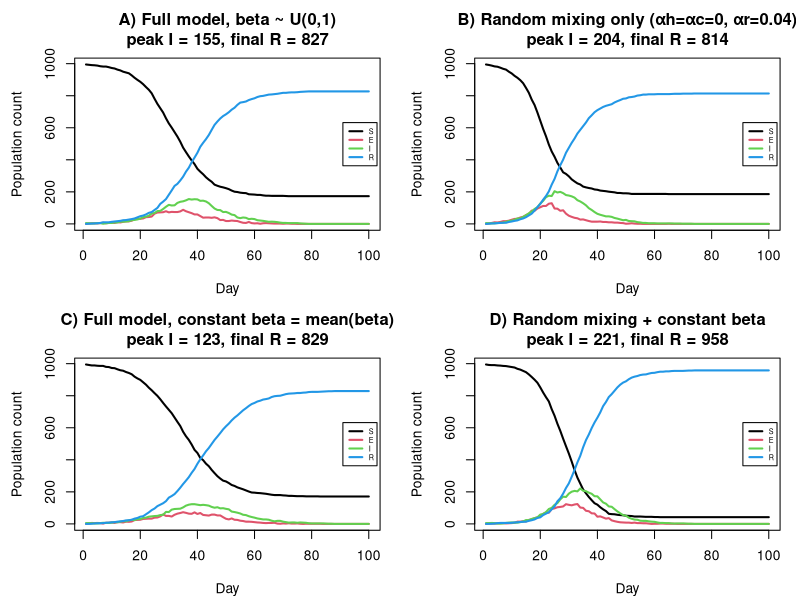

Reproduce this figure in R.
###########################################################
####proj2 - Group 33 - Extended Statistical Programming ###
#### Group members as below ################################
#### Shuo Li (s2795688), Zhe Zhu (s2841606), Antrea Filippou (s2766374)
#### Contributions as below ################################
#### Shuo Li: xx (xx%) ###
#### Zhe Zhu: xx (xx%) ###
#### Antrea Filippou: xx (xx%) ###
############################################################

## Code to simulate epidemic dynamics using a social-structured SEIR model.
## The challenge is to extend the basic SEIR model by introducing 
## realistic social structures into how infections spread.
## In the basic SEIR model, people are assumed to infect each other completely at random. 
## Here we assume that people live in households and also have their own regular contact
## networks, reflecting relatively fixed social interactions like households, workplaces, and friend groups.
## Note that n people are uniformly distributed into household of sizes between 1 and hmax=5.
## Mathematically, there are n people each in one of the following four states: 
## Susceptible (S), Exposed (E), Infectious (I), or Recovered (R).
## Transitions between these states occur with the following daily probabilities:
## S → E : as a result of infection by someone in state I. Several ways for a person i in State I to
##   infect a person j in state S:
##   1. Within-household infection occurs with a daily probability αh of person i infecting j.
##   2. Regular contact network based infection occurs with a daily probability αc of i infecting j.
##   3. Random background infection occurs with probability αr * nc * (β_i * β_j) /
##      (mean(β)^2 * (n - 1)), where βi represents 'sociability' (infectiousness) parameter for the ith person
##      and nc is the average number of contacts per person.
## E → I : with daily probability γ (infection incubation rate)
## I → R : with daily probability δ (recovery rate)
## The aim is to investigate how incorporating social structure changes 
## epidemic dynamic compared to purely random mixing.

hmax <- 5  ## use household size maximum to be 5 by default 
n <- 1000  ## our code work with any population sizes, here we test and develop with n=1,000

h <- rep(  ## repeat household IDs
  seq_along(household_sizes <- sample(1:hmax, ceiling(n/mean(1:hmax)), replace = TRUE)),  
## sample from an integer sequence ranging from 1 to hmax =5 to generate a vector 
## representing the household sizes. Repeated selection is allowed in sampling 
## to ensure the uniform distribution of household sizes.
  household_sizes  ## repeat IDs according to household size
)[1:n]  ## trim vector to length n

get.net <- function(beta, h, nc = 15) {  
## function to generate regular contact network
## please note that people in the same household are excluded from such contacts. 
## beta is the n vector of β_i value for each person
## nc is the average number of contacts per person
  n <- length(beta)  ## total number of individuals
  if (n < 2L) return(vector("list", n))  ## return empty list if less than 2 people
  beta_bar <- mean(beta)  ## mean sociability (infectivity) parameter
  cst <- nc / (beta_bar^2 * (n - 1))  ## constant factor for exact pairwise probability: Pr_ij = cst * β_i * β_j.Note: (n-1) because each person can link to n-1 others (excluding themselves)
  alink <- vector("list", n)  ## initialize adjacency list
  
  H_ids <- unique(h)  ## unique household IDs
  HH <- vector("list", length(H_ids))  ## list to hold household members
  names(HH) <- as.character(H_ids)  ## name each list element by household ID
  for (hid in H_ids) {   ## loop over each household
    HH[[as.character(hid)]] <- which(h == hid)  ## store indices of household members
  }
  
  for (i in 1:(n - 1)) {  ## loop over individuals except last
    js <- (i + 1):n   ## potential partners to avoid duplicates
    hid <- h[i]  ## get household ID of i
    hh_members <- HH[[as.character(hid)]]  ## get members of i's household
    js <- setdiff(js, hh_members)  ## exclude same household members 
    if (length(js) == 0) next  ## skip if no partners left
    
    p <- cst * beta[i] * beta[js] ## compute link probabilities
    p[p < 0] <- 0  ## ensure probabilities >= 0
    p[p > 1] <- 1  ## ensure probabilities <= 1
    
    u <- runif(length(js))  ## draw uniform random numbers
    keep <- which(u < p)  ## keep edges where u < probability
    
    if (length(keep)) {  ## if any edges are kept
      nbrs <- js[keep]   ## get connected neighbours indices for i
      alink[[i]] <- c(alink[[i]], nbrs)  ## add neighbours to i's adjacency list
      for (j in nbrs) alink[[j]] <- c(alink[[j]], i) ## symmetrically add i to each neighbor's adjacency list
    }
  }
  
  for (i in seq_len(n)) {  ## loop to clean adjacency list
    if (length(alink[[i]]) > 1)  ## only if person has multiple neighbors
      alink[[i]] <- sort(unique(alink[[i]]))  ## remove duplicates and sort
  }
  
  return(alink) ## return adjacency list
}

nseir <- function(beta, h, alink, ## infection rates, household memberships, and regular contacts
                 alpha = c(0.1, 0.01, 0.01), ## infection (household, network, random)
                 delta = 0.2, ## daily probability of recovery
                 gamma = 0.4, ## daily probability of becoming infectious, incubation probability
                 nc = 15, ## average number of contacts per person
                 nt = 100, ## number of days
                 pinf = 0.005, ## proportion of the initial population to randomly start in the I state 
                 seed = NULL, ## optional RNG seed for reproducibility
                 exact_random = FALSE ## if TRUE compute exact random-product (slower)
) {
## This function simulates an SEIR epidemic model with household, regular contact network and random mixing. 
## It tracks transitions between S, E, I, and R states over nt days for a population with given beta, h, and alink.
## The model includes infection spread through household, regular network, and random contacts 
## with respective strengths alpha, and accounts for daily infection, exposure, and 
## recovery probabilities (gamma, delta). It returns a list containing daily totals 
## of S, E, I, R, and the time vector t.
  if (!is.null(seed)) set.seed(seed) ## set RNG seed if provided
  
  n <- length(beta) ## total number of individuals            
  if (!is.numeric(beta) || n < 1) stop("beta must be a non-empty numeric vector")
  if (length(h) != n) stop("h must be same length as beta")
  if (!is.list(alink) || length(alink) != n) stop("alink must be a list of length n")
  if (!is.numeric(alpha) || length(alpha) < 3) stop("alpha must be numeric length >= 3")
  
  S_CODE <- 1L; E_CODE <- 2L; I_CODE <- 3L; R_CODE <- 4L ## codes for states
  
  state <- rep.int(S_CODE, n) ## initial state: all susceptible
  nI0 <- max(1L, round(pinf * n)) ## compute initial infectious count
  initI <- sample.int(n, size = nI0, replace = FALSE) 
  state[initI] <- I_CODE ## set initial infections      
  
  H_ids <- unique(h) ## unique household IDs
  HH <- vector("list", length(H_ids)) ## initialize household membership list
  names(HH) <- as.character(H_ids) ## name elements by household ID
  for (hid in H_ids) HH[[as.character(hid)]] <- which(h == hid) ## store household members
  
  S_daily <- integer(nt) ## initialize daily susceptible counts
  E_daily <- integer(nt) ## initialize daily exposed counts
  I_daily <- integer(nt) ## initialize daily infectious counts
  R_daily <- integer(nt) ## initialize daily recovered counts
  tvec <- seq_len(nt) ## vector of time steps
  
  beta_bar <- mean(beta) ## mean sociability
  if (beta_bar <= 0) stop("mean(beta) must be positive")
  constant_mix <- alpha[3] * nc / (beta_bar^2 * (n - 1)) ## constant for random mixing
  
for (tt in tvec) {
  # record current counts (counts at day start)
  S_daily[tt] <- sum(state == S_CODE)  ## count susceptible individuals
  E_daily[tt] <- sum(state == E_CODE)  ## count exposed individuals
  I_daily[tt] <- sum(state == I_CODE)  ## count infectious individuals
  R_daily[tt] <- sum(state == R_CODE)  ## count recovered individuals
  
  
  indS <- which(state == S_CODE) ## indices of susceptible individuals
  indE <- which(state == E_CODE) ## indices of exposed individuals
  indI <- which(state == I_CODE) ## indices of infectious individuals
  
  ## Compute S -> E based on day-start infected individuals
  if (length(indS) > 0 && length(indI) > 0) {  ## only if there are both S and I individuals
    I_tab <- table(h[indI])  ## count number of infectious individuals per household
    I_in_S_hh <- as.integer(I_tab[as.character(h[indS])])  ## map infected count to susceptibles’ households
    I_in_S_hh[is.na(I_in_S_hh)] <- 0  ## replace NA with 0 if no infected in that household
    P_avoid_hh <- (1 - alpha[1]) ^ I_in_S_hh  ## probability of avoiding infection from household infected individuals
    
    ## Regular Contact Network
    inf_flag <- logical(n); inf_flag[indI] <- TRUE  ## logical flag vector marking currently infectious individuals
    
    ## extract each susceptible’s list of network contacts
    network_lists <- alink[indS]  ## alink provides adjacency lists for all individuals
    
    ## count the number of infectious contacts for each susceptible individual
    ## vapply is used instead of sapply to enforce integer output and ensure performance
    if (length(network_lists) > 0L) {
      count_I_network <- vapply(network_lists, function(net) {  ## iterate over each susceptible’s contact list
        if (length(net) == 0L) return(0L)  ## if the person has no network contacts, count = 0
        sum(inf_flag[net])  ## count how many of their contacts are infectious
      }, integer(1))
    } else {
      count_I_network <- integer(0)  ## if there are no susceptible individuals, create empty vector
    }
    
    P_avoid_network <- (1 - alpha[2]) ^ count_I_network  ## each infectious contact contributes multiplicatively to infection risk
    
    sum_beta_I <- sum(beta[indI]) ## total infectivity across all infectious individuals
    if (sum_beta_I == 0) {
      P_avoid_rand <- rep(1, length(indS)) ## no infectiousness => avoid prob = 1
    } else {
      if (!exact_random) {
        # approximation: avoid probability = exp(- constant_mix * beta_j * sum_beta_I)
        P_avoid_rand <- exp(- constant_mix * beta[indS] * sum_beta_I)  ## compute exponential approximation
        P_avoid_rand[P_avoid_rand < 0] <- 0  ## ensure values are not below 0
        P_avoid_rand[P_avoid_rand > 1] <- 1  ## ensure values are not above 1
      } else {
        ## exact calculation: product over all infectious individuals
        P_avoid_rand <- numeric(length(indS)) ## initialize vector
        for (k in seq_along(indS)) {  ## loop through susceptibles
          j <- indS[k]  ## index of the susceptible
          pij <- constant_mix * beta[indI] * beta[j]  ## compute pairwise infection probabilities
          pij[pij > 1] <- 1  ## cap probabilities at 1
          if (any(pij >= 1)) {
            P_avoid_rand[k] <- 0  ## if any p_ij=1, infection is certain
          } else {
            P_avoid_rand[k] <- exp(sum(log1p(-pij)))  ## compute product of (1 - p_ij)
          }
        }
      }
    }
    
    P_avoid_all <- P_avoid_hh * P_avoid_network * P_avoid_rand  ## combine independent avoidance probabilities
    P_infect <- 1 - P_avoid_all  ## overall infection probability for each susceptible
    
    # perform Bernoulli draws for S->E
    draws_SE <- runif(length(indS)) < P_infect ## random draws for S→E transitions
    newE <- indS[draws_SE] ## susceptibles becoming exposed today
  } else {
    newE <- integer(0) ## no new exposures if no S or no I
  }
  
  ## Compute E -> I (progression)
  if (length(indE) > 0) { ## if there are any exposed individuals today
    draws_EI <- runif(length(indE)) < gamma ## draw a random number to determine if they progress to infectious state
    newI_fromE <- indE[draws_EI] ## select indices of exposed individuals who become infectious today
  } else {
    newI_fromE <- integer(0) ## if no exposed individuals exist, no new infectious individuals will appear
  }
  
  ## Compute I -> R (recoveries)
  if (length(indI) > 0) { ## if there are any infectious individuals today
    draws_IR <- runif(length(indI)) < delta ## draw a random number to determine if they recover today
    newR <- indI[draws_IR] ## select indices of infectious individuals who recover today
  } else {
    newR <- integer(0) ## if no infectious individuals exist, no new recoveries will occur
  }
  
  ## Updates (based on day-start indices)
  ## Please note that updates are based on day-start sets so newly created categories do not act immediately
  if (length(newE) > 0) state[newE] <- E_CODE ## update new exposures
  if (length(newI_fromE) > 0) state[newI_fromE] <- I_CODE ## update new infectious individuals
  if (length(newR) > 0) state[newR] <- R_CODE ## update new recoveries
  ## move to next day
} 

return(list(S = S_daily, E = E_daily, I = I_daily, R = R_daily, t = tvec)) ## return daily time series (counts at day starts)
}

plot_nseir <- function(sim, main = "SEIR with Households & Contacts") {
## combines SEIR into a matrix and plot their trajectories over time.
## use different colors to represent each state and add a legend to distinguish the four lines.
  stopifnot(all(c("S","E","I","R","t") %in% names(sim))) ## check that sim contains all required components
  mat <- cbind(S = sim$S, E = sim$E, I = sim$I, R = sim$R) ## combine SEIR vectors into a single matrix for plotting
  op <- par(mar = c(4.2, 4.5, 3.5, 1.2)) ## set plot margins for readability
  on.exit(par(op)) ## restore previous plot parameters when function exits
  matplot(sim$t, mat, type = "l", lwd = 2, ## plot all four time series as lines
          xlab = "Day", ylab = "Population count", main = main, ## set x and y labels and plot title
          lty = 1) ## use solid line type for all series
  legend("right", inset = 0.01, lwd = 2, col = 1:4, lty = 1, ## add legends to the right side
         legend = c("S","E","I","R"), bg = "white", cex = 0.52) ## specify legend labels, background, and font size
}

run_four_scenarios <- function(n = 1000, nt = 150, hmax = 5, nc = 15,
                               alpha_full = c(0.1, 0.01, 0.01),
                               alpha_random_only = c(0, 0, 0.04),
                               delta = 0.2, gamma = 0.4, pinf = 0.005,
                               seed = 1) {
## Scenarios:
## A) Full model, beta ~ U(0,1)
## B) Random mixing only (alpha_h = alpha_c = 0, alpha_r = 0.04)
## C) Full model, constant beta = mean(beta)
## D) Random mixing + constant beta
## For fair comparison, use a single RNG seed at start, do not re-seed inside each simulation.
  if (!is.null(seed)) set.seed(seed)  ## set random seed if provided for reproducibility
  
  betaA <- runif(n, 0, 1)             ## generate n beta values uniformly between 0 and 1
  household_sizes <- sample(1:hmax, ceiling(n/mean(1:hmax)), replace = TRUE)
  h <- rep(seq_along(household_sizes), household_sizes)[1:n]
  
  alink <- get.net(betaA, nc = nc, h = h)   ## generate contact network using betaA and households
  
  simA <- nseir(betaA, h, alink,        ## scenario A: full SEIR model
                alpha = alpha_full, delta = delta, gamma = gamma,
                nc = nc, nt = nt, pinf = pinf)
  
  simB <- nseir(betaA, h, alink,        ## scenario B: random mixing only
                alpha = alpha_random_only, delta = delta, gamma = gamma,
                nc = nc, nt = nt, pinf = pinf)
  
  betaC <- rep(mean(betaA), n)          ## scenario C: constant beta equal to mean(betaA)
  alinkC <- get.net(betaC, nc = nc, h = h) # generate new network using constant beta
  
  simC <- nseir(betaC, h, alinkC,      ## scenario C: full SEIR with constant beta
                alpha = alpha_full, delta = delta, gamma = gamma,
                nc = nc, nt = nt, pinf = pinf)
  
  simD <- nseir(betaC, h, alinkC,      ## scenario D: random mixing + constant beta
                alpha = alpha_random_only, delta = delta, gamma = gamma,
                nc = nc, nt = nt, pinf = pinf)
  
  mk_title <- function(lbl, sim) {
    # Helper function to create a compact title showing peak I and final R
    peakI <- max(sim$I)                 ## find maximum number of infectious individuals
    finR  <- tail(sim$R, 1)             ## find final number of recovered individuals
    paste0(lbl, "\npeak I = ", peakI, ", final R = ", finR) ## compose title string
  }
  
  op <- par(mfrow = c(2, 2), mar = c(4.2, 4.5, 3.5, 1.2)) ## set 2x2 plot layout and margins
  on.exit(par(op), add = TRUE)       ## restore original plotting parameters on exit
  plot_nseir(simA, main = mk_title("A) Full model, beta ~ U(0,1)", simA)) ## plot scenario A
  plot_nseir(simB, main = mk_title("B) Random mixing only (αh=αc=0, αr=0.04)", simB)) ## plot scenario B
  plot_nseir(simC, main = mk_title("C) Full model, constant beta = mean(beta)", simC)) ## plot scenario C
  plot_nseir(simD, main = mk_title("D) Random mixing + constant beta", simD)) ## plot scenario D
  
  invisible(list(A = simA, B = simB, C = simC, D = simD,  ## return results invisibly
                 betaA = betaA, betaC = betaC, h = h,
                 alinkA = alink, alinkC = alinkC))
}

## Example: run the scenarios
## (Reproducible with a single seed at the start; no reseeding inside.)

set.seed(42)
res <- run_four_scenarios(
  n = 1000,
  nt = 100,
  hmax = 5,
  nc = 15,
  alpha_full = c(0.1, 0.01, 0.01),
  alpha_random_only = c(0, 0, 0.04),
  delta = 0.2,
  gamma = 0.4,
  pinf = 0.005,
  seed = NULL  ## already seeded above; leave NULL to avoid resetting inside
)

## Brief commentary:
## By comparing Figure A and Figure B, when the household and regular contact network structure are removed, 
##    random mixing leads to a faster and wider spread of infection, resulting in a higher short-term epidemic peak.
## By comparing Figure A and Figure C, smaller final size when heterogeneity in beta is present,
##    consistent with the notes -- variability and clustering suppress spread.
